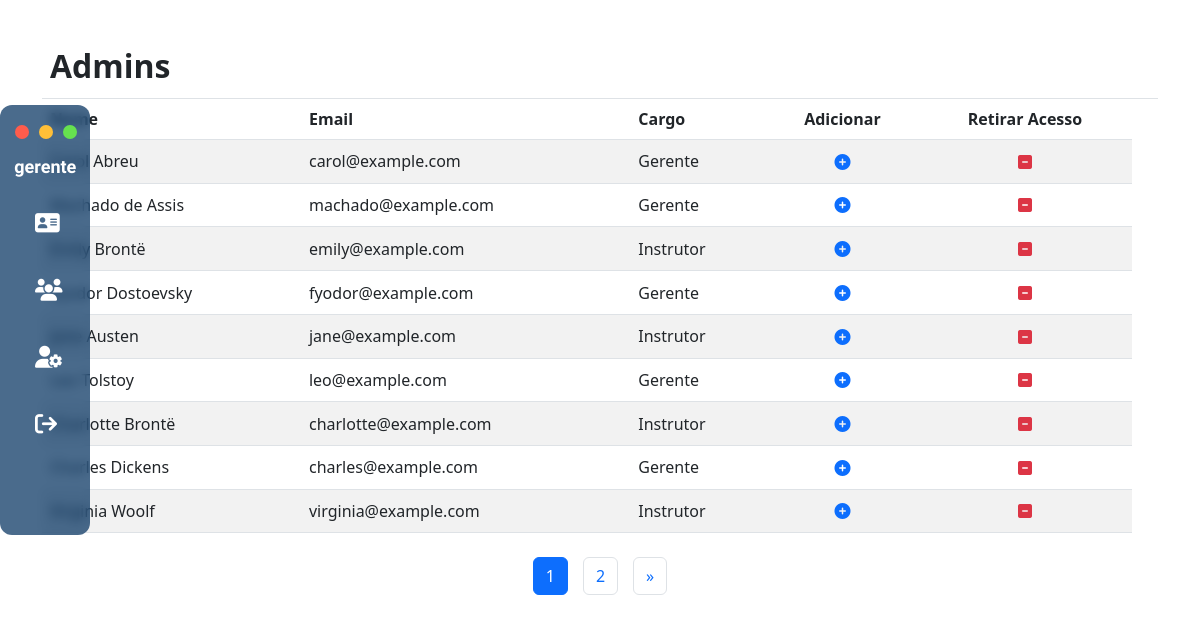
Screenshot of /healthtech_Vfinal/templates/tableAdmin.php (signed in) with the database file from the repository.
### tables this page shows
CREATE TABLE tb_funcionario (
  id INTEGER UNSIGNED NOT NULL AUTO_INCREMENT,
  nome VARCHAR(45) NULL, 
  cpf VARCHAR(14) NOT NULL,
  data_nascimento VARCHAR(10) NULL, 
  telefone VARCHAR(45) NULL,
  email VARCHAR(50) NULL, 
  admissao VARCHAR(10) NULL,  
  demissao VARCHAR(10) NULL, 
  contrato VARCHAR(40) NULL, 
  salario DECIMAL(10, 2) NULL, 
  cargo INTEGER NULL, 
  senha VARCHAR(50) NULL, 
  modalidade VARCHAR(100) NULL,
  endereco VARCHAR(200) NULL, 
  cep VARCHAR(9) NULL,
  resposta VARCHAR(10),
  PRIMARY KEY(id),
  UNIQUE (cpf),
  UNIQUE (email)
);

### healthtech_Vfinal/config/url.php (called while the page is built, shortened)
<?php
  $BASE_URL = "http://".$_SERVER['SERVER_NAME'].dirname($_SERVER['REQUEST_URI'].'?');
?>

### healthtech_Vfinal/config/ProcessamentoAdmin.php (called while the page is built, shortened)
<?php
include_once("../config/url.php");
include_once("../config/conexao.php");
if (!empty($id)) {
    $query = "SELECT * FROM tb_funcionario WHERE id = :id";
    $stmt = $conn->prepare($query);
    $stmt->bindParam(":id", $id);
    $stmt->execute();
    $onlyfuncionarios = $stmt->fetch();
    $Allfuncionarios = [];
} else {
    $itensPorPagina = 9;
    $queryTotal = "SELECT COUNT(*) AS total FROM tb_funcionario";
    $stmtTotal = $conn->prepare($queryTotal);
    $stmtTotal->execute();
    $totalRegistros = $stmtTotal->fetch(PDO::FETCH_ASSOC)['total'];
    $totalPaginas = ceil($totalRegistros / $itensPorPagina);
    $paginaAtual = isset($_GET['page']) ? $_GET['page'] : 1;
    $offset = ($paginaAtual - 1) * $itensPorPagina;
    $query = "SELECT * FROM tb_funcionario LIMIT :offset, :itensPorPagina";
    $stmt = $conn->prepare($query);
    $stmt->bindValue(':offset', $offset, PDO::PARAM_INT);
    $stmt->bindValue(':itensPorPagina', $itensPorPagina, PDO::PARAM_INT);
    $stmt->execute();
    $Allfuncionarios = $stmt->fetchAll(PDO::FETCH_ASSOC);
}

### healthtech_Vfinal/templates/tableAdmin.php (the view, shortened to what this page needs)
<?php
include_once("layout/head.php");
include_once("layout/header.php");
include_once("../config/ProcessamentoAdmin.php");
?>
<body class="body-table">
    <div class="total">
        <div class="container" style="margin-top:10px;">
            <div>
                <main class="table">
                    <section>
                        <?php if (!empty($Allfuncionarios) && count($Allfuncionarios) > 0) : ?>
                    </section>
                    <section>
                        <div class="table-responsive">
                            <table class="table table-striped table-hover align-middle">
                                <thead>
                                    <tr>
                                        <td colspan="5" class="fs-2"><strong>Admins</strong></td>
                                        <td class="text-center">
                                        </td>
                                    </tr>
                                    <tr>
                                        <th scope="col">Nome</th>
                                        <th scope="col">Email</th>
                                        <th scope="col">Cargo</th>
                                        <th scope="col" class="text-center">Adicionar</th>
                                        <th scope="col" class="text-center">Retirar Acesso</th>
                                    </tr>
                                </thead>
                                <?php if ($_SESSION['cargo'] == 1) : ?>
                                <tbody>
                                    <?php foreach ($Allfuncionarios as $funcionario) : ?>
                                        <tr>
                                            <td><?= $funcionario["nome"] ?></td>
                                            <td><?= $funcionario["email"] ?></td>
                                            <td><?php
                                                if ($funcionario["cargo"] == 1) {
                                                    echo "Gerente";
                                                } elseif ($funcionario["cargo"] == 2) {
                                                    echo "Instrutor";
                                                } elseif ($funcionario["cargo"] == 3) {
                                                    echo "Colaborador";
                                                } else {
                                                    echo "Cargo Desconhecido";
                                                }
                                                ?>
                                            </td>
                                            <td class="text-center">
                                                    <form class="create-form" action="<?= $BASE_URL ?>/../config/processamentoAdmin.php" method="POST">
                                                        <button type="submit" class="btn btn-link p-0">
                                                            <i class="fas fa-plus-circle "></i>
                                                        </button>
                                                    </form>
                                                </td>
                                                <td class="text-center">
                                                    <form class="delete-form" action="<?= $BASE_URL ?>/../config/processamentoAdmin.php" method="POST">
                                                        <button type="submit" class="btn btn-link text-danger p-0">
                                                            <i class="fas fa-minus-square"></i>
                                                        </button>
                                                    </form>
                                                </td>
                                        </tr>
                                    <?php endforeach; ?>
                                </tbody>
                                <?php endif; ?>
                            </table>
                        </div>
                    </section>
                    <?php if ($totalPaginas > 1) : ?>
                        <nav aria-label="Page navigation">
                            <ul class="pagination justify-content-center">
                                <?php for ($i = 1; $i <= $totalPaginas; $i++) : ?>
                                    <li class="page-item <?= $i == $paginaAtual ? 'active' : '' ?>">
                                        <a class="page-link btn btn-primary" href="<?= $BASE_URL ?>/tableAdmin.php?page=<?= $i ?>"><?= $i ?></a>
                                    </li>
                                <?php endfor; ?>
                                <?php if ($paginaAtual < $totalPaginas) : ?>
                                    <li class="page-item">
                                        <a class="page-link btn btn-primary" href="<?= $BASE_URL ?>/tableAdmin.php?page=<?= $paginaAtual + 1 ?>" aria-label="Next">
                                            <span aria-hidden="true">&raquo;</span>
                                        </a>
                                    </li>
                                <?php endif; ?>
                            </ul>
                        </nav>
                    <?php endif; ?>
                <?php endif; ?>
                </main>
            </div>
        </div>
    </div>
    <?php
    include_once("layout/footer.php");
    ?>

### healthtech_Vfinal/templates/layout/head.php (shortened to what this page needs)
<?php
include_once("../config/url.php");
include_once("../config/processamentoLogin.php");
?>
<!DOCTYPE html>
<html lang="Pt-Br">
<head>
    <link rel="stylesheet" href="<?= $BASE_URL ?>/../css/style.css">
    <link rel="stylesheet" href="https://cdnjs.cloudflare.com/ajax/libs/font-awesome/5.15.3/css/all.min.css">
    <link href="https://cdn.jsdelivr.net/npm/bootstrap@5.3.0/dist/css/bootstrap.min.css" rel="stylesheet">
</head>

### healthtech_Vfinal/templates/layout/header.php (shortened to what this page needs)
<header>
    <div class="sidebar ">
        <div class="top">
            <div class="dots flex">
                <span class="dot"></span>
                <span class="dot"></span>
                <span class="dot"></span>
            </div>
            <div class="logo flex">
                <a href="menu.php">
                    <p>
                        <?php if ($_SESSION["cargo"] == 1) {
                            echo "gerente";
                        } elseif ($_SESSION["cargo"] == 2) {
                            echo "instrutor";
                        } elseif ($_SESSION["cargo"] == 3) {
                            echo "colaborador";
                        } elseif ($_SESSION["cargo"] == 4) {
                            echo "cliente";
                        } else {
                            echo "Visitante";
                        } ?>
                    </p>
                </a>
            </div>
        </div>
        <div class="menu">
            <?php if ($_SESSION['cargo'] != 4) : ?>
            <div class="menu-item flex">
                <div class="icon">
                    <a href="tableFuncionario.php">
                        <i class="fa fa-address-card"></i>
                    </a>
                </div>
                <a href="tableFuncionario.php">
                </a>
            </div>
            <?php endif; ?>
            <div class="menu-item flex">
                <div class="icon">
                    <a href="tableCliente.php">
                        <i class="fas fa-users"></i>
                    </a>
                </div>
                <a href="tableCliente.php">
                </a>
            </div>
            <?php if ($_SESSION['cargo'] == 1) : ?>
            <div class="menu-item flex">
                <div class="icon">
                    <a href="tableAdmin.php">
                        <i class="fas fa-user-cog"></i>
                    </a>
                </div>
                <a href="tableAdmin.php">
                </a>
            </div>
            <?php endif; ?>
            <div class="menu-item flex">
                <div class="icon">
                    <a href="../config/logout.php">
                        <i class="fas fa-sign-out"></i>
                    </a>
                </div>
                <a href="../config/logout.php">
                </a>
            </div>
        </div>
    </div>
</header>

### healthtech_Vfinal/templates/layout/footer.php (shortened to what this page needs)
</body>
</html>

### healthtech_Vfinal/css/style.css (style rules this page uses)
*, *::after, *::before { box-sizing: border-box; padding: 0; margin: 0; }
body { width: 100%; min-height: 100vh; background-size: cover; background-position: center; background-repeat: no-repeat; font-family: 'Mukta', sans-serif; }
.btn-primary { background-color: #162938; color: #fff; border: none; border-radius: 5px; padding: 10px 20px; cursor: pointer; }
.sidebar { width: 90px; height: 430px; background: rgba(0, 47, 93, 0.71); backdrop-filter: blur(6px); padding: 10px; position: absolute; top: calc(50% - 300px); left: 0; border-radius: 12px; display: grid; grid-template-rows: 20% 40% 35%; overflow: hidden; transition: all 0.1s ease-out; cursor: pointer; font-family: 'Mukta', sans-serif; }
.sidebar p { font-size: 14px; }
.flex { display: flex; align-items: center; justify-content: center; }
.top { width: 80px; }
.dots { margin: 10px 8px 10px 0; }
.dot { width: 14px; height: 14px; border-radius: 50%; background: #ff5c4c; margin: 0 5px; }
.dot:nth-of-type(2) { background: #ffbf38; }
.dot:nth-of-type(3) { background: #66e14f; }
.logo { cursor: pointer; color: #222; position: absolute; left: 47%; top: 48px; transform: translateX(-50%); transition: 0.5s linear; }
.logo a { text-decoration: none; }
.logo p { font-size: 18px; font-weight: 700; color: #FFFFFF; margin-left: 6px; text-decoration: none; }
.menu { width: 200px; }
.menu-item { justify-content: start; margin: 0 0 15px 25px; text-decoration: none; }
.menu-item a { text-decoration: none; text-color: #FFFFFF; color: inherit; }
.icon { font-size: 22px; color: white; position: absolute; transition: 0.3s linear; }
.icon::before { position: absolute; content: ""; width: 80px; height: 40px; left: -80px; top: -7px; border-radius: 12px; transition: 0.4s all; }

### rows the page displays
tb_funcionario: nome "Carol Abreu", email "carol@example.com", cargo "Gerente"
tb_funcionario: nome "Machado de Assis", email "machado@example.com", cargo "Gerente"
tb_funcionario: nome "Emily Brontë", email "emily@example.com", cargo "Instrutor"
tb_funcionario: nome "Fyodor Dostoevsky", email "fyodor@example.com", cargo "Gerente"
tb_funcionario: nome "Jane Austen", email "jane@example.com", cargo "Instrutor"
tb_funcionario: nome "Leo Tolstoy", email "leo@example.com", cargo "Gerente"
tb_funcionario: nome "Charlotte Brontë", email "charlotte@example.com", cargo "Instrutor"
tb_funcionario: nome "Charles Dickens", email "charles@example.com", cargo "Gerente"
tb_funcionario: nome "Virginia Woolf", email "virginia@example.com", cargo "Instrutor"
